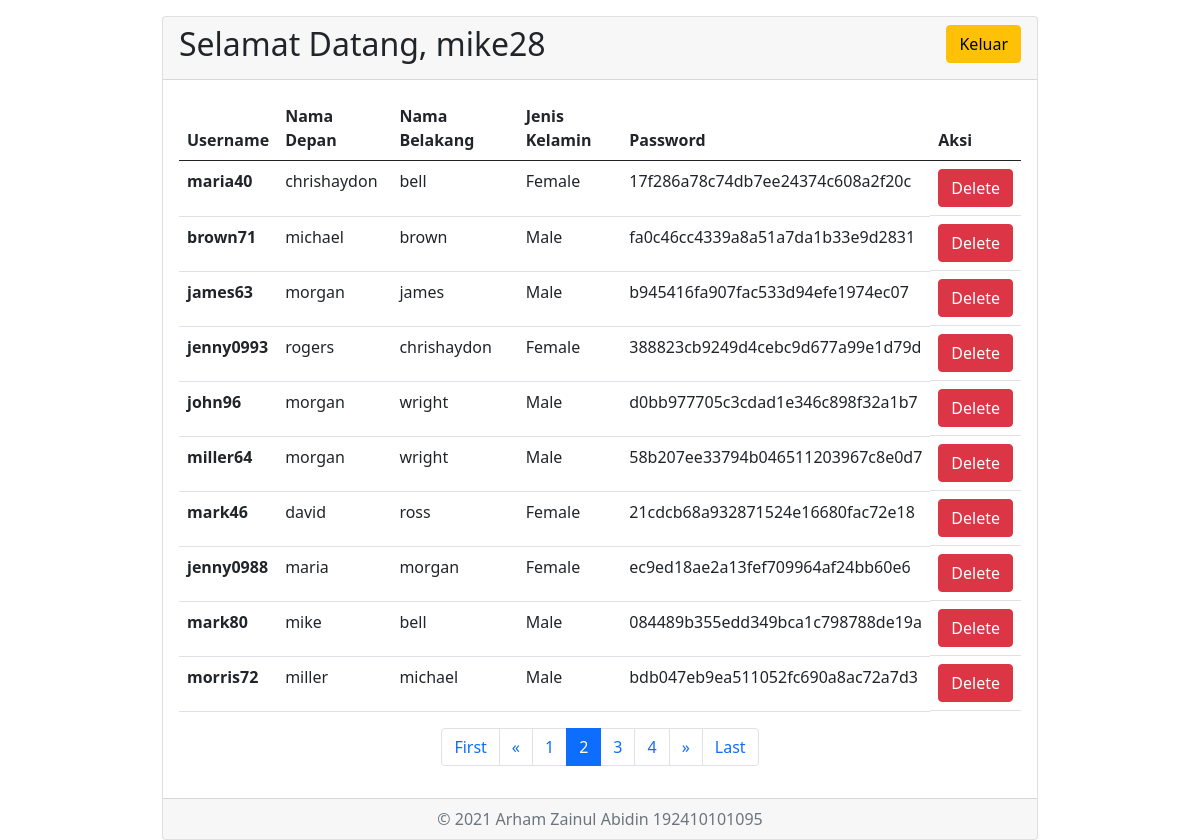
Page /index.php?page=2 (signed in) on the committed database.
### tables this page shows
CREATE TABLE `user_details` (
  `user_id` int(11) NOT NULL,
  `username` varchar(255) NOT NULL,
  `first_name` varchar(50) NOT NULL,
  `last_name` varchar(50) NOT NULL,
  `gender` varchar(10) NOT NULL,
  `password` char(50) NOT NULL
);

### index.php (the view, shortened to what this page needs)
<?php
    require 'database.php';
    $page = (isset($_GET['page'])) ? $_GET['page'] : 1;
    $limit = 10;
    $limit_start = ($page - 1) * $limit;
    $data = $db->prepare("SELECT * FROM user_details ORDER BY user_id LIMIT $limit_start, $limit");
    $data->execute();
    $rows = $db->prepare("SELECT COUNT(*) AS 'rows' FROM user_details");
    $rows->execute();
    $get_rows = $rows->fetch();
    $num_of_page = ceil($get_rows['rows'] / $limit);
    $limit_num_page = 2;
    $start_number = ($page > $limit_num_page) ? $page - $limit_num_page : 1;
    $end_number = ($page < ($num_of_page - $limit_num_page)) ? $page + $limit_num_page : $num_of_page;
?>
<!DOCTYPE html>
<html lang="en">
<head>
    <link href="https://cdn.jsdelivr.net/npm/bootstrap@5.0.0-beta3/dist/css/bootstrap.min.css" rel="stylesheet">
</head>
<body>
    <div class="container col-md-9">
        <div class="card mt-3">
            <div class="card-header d-flex justify-content-between">
                <h2> Selamat Datang, <?= $_SESSION['username']; ?> </h2>
                <div>
                    <a href="logout.php" class="btn btn-warning"> Keluar </a>
                </div>
            </div>
            <div class="card-body table-responsive">
                <table class="table">
                    <thead>
                        <tr>
                            <th scope="col"> Username </th>
                            <th scope="col"> Nama Depan </th>
                            <th scope="col"> Nama Belakang </th>
                            <th scope="col"> Jenis Kelamin </th>
                            <th scope="col"> Password </th>
                            <th scope="col"> Aksi </th>
                        </tr>
                    </thead>
                    <tbody>
                        <?php while ($row = $data->fetch()): ?>
                        <tr>
                            <td hidden><?= $row['user_id']; ?></th>
                            <th scope="row"><?= $row['username']; ?></td>
                            <td><?= $row['first_name']; ?></td>
                            <td><?= $row['last_name']; ?></td>
                            <td><?= $row['gender']; ?></td>
                            <td><?= $row['password']; ?></td>
                            <td class="d-grid gap-2 d-md-flex justify-content-md-between">
                                <a href="delete.php?id=<?=$row['user_id'];?>&page=<?=$page;?>" class="btn btn-danger"> Delete </a>
                            </td>
                        </tr>
                        <?php endwhile; ?>
                    </tbody>
                </table>
                <nav aria-label="Page Navigation">
                    <ul class="pagination flex-wrap justify-content-center">
                        <?php if ($page == 1): ?>
                            <li class="page-item disabled"><a class="page-link" href="#"> First </a></li>
                            <li class="page-item disabled"><a class="page-link" href="#"> &laquo; </a></li>
                        <?php else:
                            $previous = ($page > 1) ? $page - 1 : 1;
                        ?>
                            <li class="page-item"><a class="page-link" href="index.php?page=1"> First </a></li>
                            <li class="page-item"><a class="page-link" href="index.php?page=<?= $previous; ?>"> &laquo; </a></li>
                        <?php endif;
                            for ($i = $start_number; $i <= $end_number; $i++ ):
                                $active = ($i == $page) ? 'class="page-item active"' : 'class="page-item"';
                        ?>
                            <li <?= $active; ?> ><a class="page-link" href="index.php?page=<?= $i; ?>"> <?= $i; ?> </a></li>
                        <?php endfor;
                        if ($page == $num_of_page):
                        ?>
                            <li class="page-item disabled"><a class="page-link" href="#"> &raquo; </a></li>
                            <li class="page-item disabled"><a class="page-link" href="#"> Last </a></li>
                        <?php else:
                            $next = ($page < $num_of_page) ? $page + 1 : $num_of_page;
                        ?>
                            <li class="page-item"><a class="page-link" href="index.php?page=<?= $next; ?>"> &raquo; </a></li>
                            <li class="page-item"><a class="page-link" href="index.php?page=<?= $num_of_page; ?>"> Last </a></li>
                        <?php endif; ?>
                    </ul>
                </nav>
            </div>
            <div class="card-footer text-muted d-flex justify-content-center">
                &copy 2021 Arham Zainul Abidin 192410101095
            </div>
        </div>
    </div>
</body>
</html>

### rows in the picture
user_details: username "maria40", first_name "chrishaydon", last_name "bell", gender "Female", password "17f286a78c74db7ee24374c608a2f20c"
user_details: username "brown71", first_name "michael", last_name "brown", gender "Male", password "fa0c46cc4339a8a51a7da1b33e9d2831"
user_details: username "james63", first_name "morgan", last_name "james", gender "Male", password "b945416fa907fac533d94efe1974ec07"
user_details: username "jenny0993", first_name "rogers", last_name "chrishaydon", gender "Female", password "388823cb9249d4cebc9d677a99e1d79d"
user_details: username "john96", first_name "morgan", last_name "wright", gender "Male", password "d0bb977705c3cdad1e346c898f32a1b7"
user_details: username "miller64", first_name "morgan", last_name "wright", gender "Male", password "58b207ee33794b046511203967c8e0d7"
user_details: username "mark46", first_name "david", last_name "ross", gender "Female", password "21cdcb68a932871524e16680fac72e18"
user_details: username "jenny0988", first_name "maria", last_name "morgan", gender "Female", password "ec9ed18ae2a13fef709964af24bb60e6"
user_details: username "mark80", first_name "mike", last_name "bell", gender "Male", password "084489b355edd349bca1c798788de19a"
user_details: username "morris72", first_name "miller", last_name "michael", gender "Male", password "bdb047eb9ea511052fc690a8ac72a7d3"

### other values in the picture
$_SESSION['username'] "mike28"
